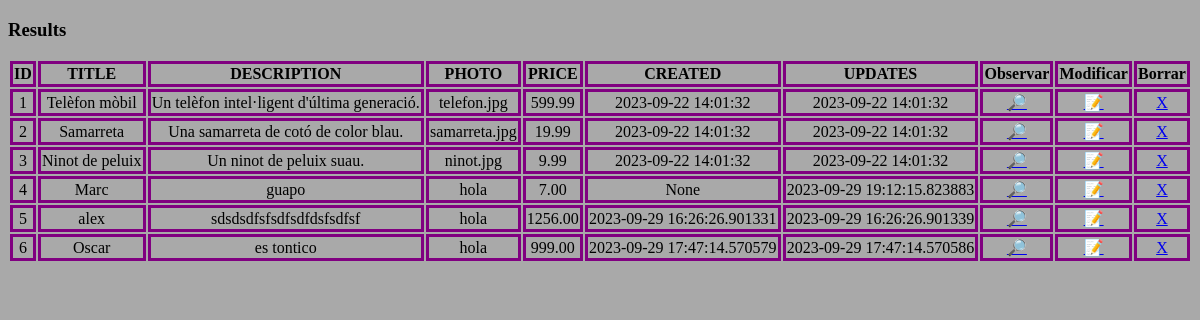
/list, run on an earlier commit of the app's database.
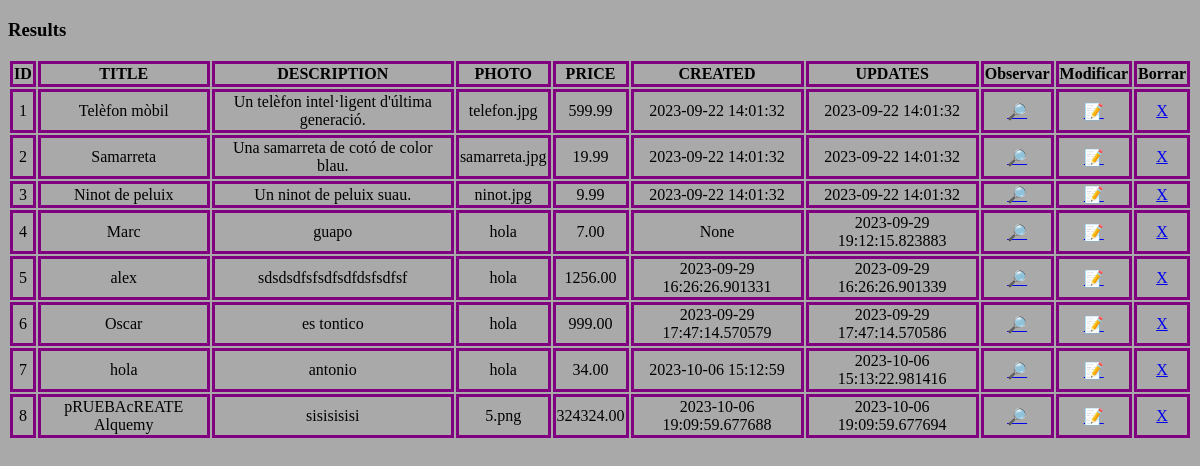
And on a later commit of the database.
### app.py (models this page shows)
class product(db.Model):
    __tablename__ = "products"
    id              = db.Column(db.Integer, primary_key=True, autoincrement=True)
    title           = db.Column(db.Text, nullable=False)
    description     = db.Column(db.Text, nullable=False)
    photo           = db.Column(db.Text, nullable=False)
    price           = db.Column(db.Numeric(10,2), nullable=False)
    category_id     = db.Column(db.Integer, db.ForeignKey("categories.id"), nullable=False)
    seller_id       = db.Column(db.Integer, db.ForeignKey("users.id"), nullable=False)
    created         = db.Column(db.DateTime, default=now)
    updated         = db.Column(db.DateTime, default=now)

### app.py (the view)
@app.route("/list")
def list():
    items = db.session.query(product).all()
    return render_template("products/list.html",items = items)

### templates/products/list.html (shortened to what this page needs)
<!DOCTYPE html>
<html lang="ca">
<head>
	<link href="/static/css/list.css" rel="stylesheet">
</head>
<body>
	<h3>Results</h3>
	<table>
		<tr>
			<th>ID</th>
			<th>TITLE</th>
			<th>DESCRIPTION</th>
            <th>PHOTO</th>
			<th>PRICE</th>
			<th>CREATED</th>
			<th>UPDATES</th>
			<th>Observar</th>
			<th>Modificar</th>
			<th>Borrar</th>
		</tr>
		{% for item in items %}
			<tr>
				<td>{{ item.id }}</a></td>
				<td>{{ item.title }}</a></td>
				<td>{{ item.description }}</a></td>
                <td>{{ item.photo }}</a></td>
				<td>{{ item.price }}</a></td>
				<td>{{ item.created }}</a></td>
				<td>{{ item.updated }}</a></td>
				<td><a href="/products/read/{{ item['id'] }}">🔎</a></td>
				<td><a href="/products/update/{{ item['id'] }}">📝</a></td>
				<td><a href="/products/delete/{{ item['id'] }}">X</a></td>
			</tr>
		{% endfor %}
	</table>
</body>
</html>

### static/css/list.css (style rules this page uses)
body { background-color: darkgray; color: black; }
table { width:100%; height: 20vh; text-align: center; }
td, th { border: 3px solid purple; }

What changed in the data, as far as the page shows it:
added product: id "7", title "hola", description "antonio", photo "hola", price "34.00", created "2023-10-06 15:12:59", updated "2023-10-06 15:13:22.981416"
added product: id "8", title "pRUEBAcREATE Alquemy", description "sisisisisi", photo "5.png", price "324324.00", created "2023-10-06 19:09:59.677688", updated "2023-10-06 19:09:59.677694"
